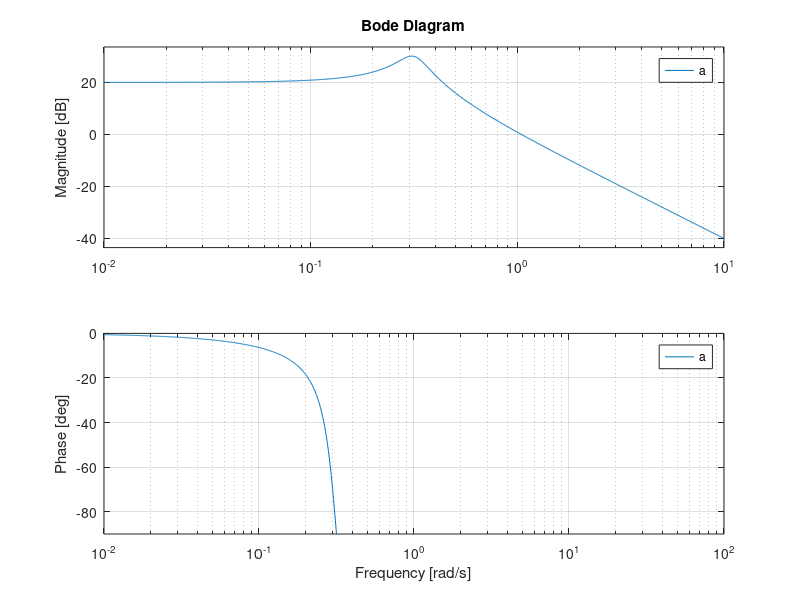

Here is the MATLAB script that generated this plot:
                          clc
clear all
close all

% a=tf([1],[1]);
% subplot(1,3,1)
% bode(a)


for tao=.1:.1:10
    cla
a=tf([10],[tao 1 1]);
%subplot(1,3,2)
bode(a)
grid on
axis([.01 100 -90 0])
pause(.1)
end



% a=tf([1 0],[1]);
% subplot(1,3,3)
% bode(a)
